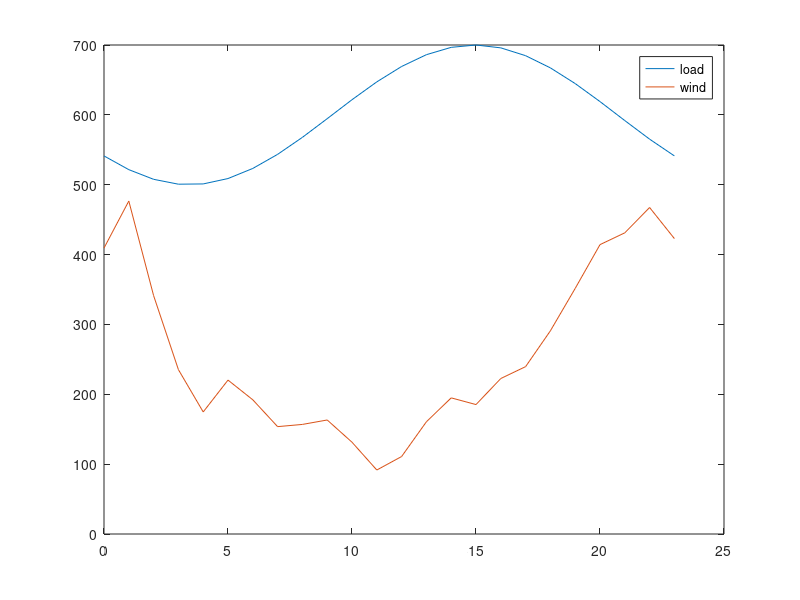

This figure's MATLAB source: (Note: this script raises an error after producing the figure.)
clear all

% Runs simulation for the lifetime of the battery

%% Tunables 

life=50400;
Endlife_cap = 0.5;
Starting_cap = 1;
Simu_interval = 720; % one month for degredation interval

ESCap = 20; % MW
ESallowed = 0.8;

k_dollar_coal = 2.37; % dollar/mmbtu, 2014: 2.37, 2017: 2.22
k_dollar_gas = 5.00; % dollar/mmbtu, 2014: 5.00, 2017: 3.67

%emissions factors
k_coal = 206*0.453592; % CO2 kg/mmbtu 
k_gas = 117*0.453592; % CO2 kg/mmbtu 
k_coal_nox = 0.227*0.453592;
k_gas_nox = 0.116*0.453592;
k_coal_so2 = 0.15713*0.453592;
k_gas_so2 = 0.001*0.453592;

k_co2=[k_coal,k_coal,k_gas,k_gas]; % for heavy coal
k_nox=[k_coal_nox,k_coal_nox,k_gas_nox,k_gas_nox]; % for heavy coal
k_so2=[k_coal_so2,k_coal_so2,k_gas_so2,k_gas_so2]; % for heavy coal

k_dollar=[k_dollar_coal,k_dollar_coal,k_dollar_gas,k_dollar_gas]; % for heavy coal

Flag_wind=2.9; % 0 for no renewables 1 for renewables
Flag_solar=0;
t_vec = [0:23]';
load_profile = 100*sin(linspace(-0.8*pi,1.2*pi,length(t_vec)))+600;

%wind bellow
wind = Flag_wind*[141.1454209 164.3588944 117.67492 81.14462355 60.24906746 75.97386229 66.24155752 53.00033944 54.0897504 56.28039471 45.30936663 31.58459838 38.24235306 55.3985323 67.19698144 63.89313544 76.75370188 82.61862694 100.3076893 121.2392963 142.839525 148.6643123 161.1639311 145.8123442]; % wind
%solar bellow
solar = Flag_solar*[0 0 0 0 0 0 0 0 2.761714555 187.1547077 307.7808614 260.2846929 282.7520984 260.9285882 373.699438 294.5867518 181.2343721 0 0 0 0 0 0 0];

wind_profile=(wind+solar);

figure
plot(t_vec,load_profile,t_vec,wind_profile);
legend('load','wind')
fname = 'C:/filepath';
saveas(gca, fullfile(fname,'load'),'fig');

%%
up_min_vec = [12,12,4,4];
down_min_vec = [12,12,4,4];

alpha_load = 0.03;
alpha_wind = 0.05;

mpc = loadcase('case_yl9bus');
baseMVA = mpc.baseMVA;

% Change line constraints
mpc.branch(:,6) = 1000*ones(size(mpc.branch,1),1);

% Change generator limits (ineq, linear)
mpc.gen(1:4,9:10) = [340,136;300,120;80,32;80,32];

%(rows, columns)

%% Calculating coal cost curves
coef_Hunter_3 = [0.0144,21.077,9080,117483];  % Input/output curve, y(1000 Btu/h), x(MW)
x_Hunter = (10:1:100)';
y_Hunter = polyval(coef_Hunter_3,x_Hunter);

coef_Hunter_2 = polyfit(x_Hunter,y_Hunter,2);
y_Hunter_fit = polyval(coef_Hunter_2,x_Hunter);

coef_Hunter_cost = coef_Hunter_2*k_dollar_coal*10^(-3);
cost_Hunter = polyval(coef_Hunter_cost,x_Hunter);

Hunter_max = 100;

g1_max=mpc.gen(1,9);
g2_max=mpc.gen(2,9);

g1_ratio=g1_max/Hunter_max;
g2_ratio=g2_max/Hunter_max;

g1_cost=[coef_Hunter_cost(1)/g1_ratio,coef_Hunter_cost(2),coef_Hunter_cost(3)*g1_ratio];
g2_cost=[coef_Hunter_cost(1)/g2_ratio,coef_Hunter_cost(2),coef_Hunter_cost(3)*g2_ratio];

%% Calculating gas cost curves
coef_Moss_3 = [-0.0013,2.955,6561.2,662025];  % Input/output curve, y(1000 Btu/h), x(MW)
x_Moss = (10:10:750)'; % MW
y_Moss = polyval(coef_Moss_3,x_Moss); % 1000 Btu/h

coef_Moss_2 = polyfit(x_Moss,y_Moss,2); %fits a polynomial line of 2 degrees (Ax^2+Bx+C)
y_Moss_fit = polyval(coef_Moss_2,x_Moss); %uses the two polynominal line to create a new line

coef_Moss_cost = coef_Moss_2*k_dollar_gas*10^(-3);
cost_Moss = polyval(coef_Moss_cost,x_Moss);

Moss_max = 750;

g3_max=mpc.gen(3,9);
g4_max=mpc.gen(4,9);

g3_ratio=g3_max/Moss_max;
g4_ratio=g4_max/Moss_max;

g3_cost = [coef_Moss_cost(1)/g3_ratio,coef_Moss_cost(2),coef_Moss_cost(3)*g3_ratio];
g4_cost = [coef_Moss_cost(1)/g4_ratio,coef_Moss_cost(2),coef_Moss_cost(3)*g4_ratio];

%%
mpc.gencost(1,5:7) = g1_cost; 
mpc.gencost(2,5:7) = g2_cost;
mpc.gencost(3,5:7) = g3_cost;
mpc.gencost(4,5:7) = g4_cost;

%%
% Change reserve cost
Rcost = [9;10;4;4;9;10;4;4]*baseMVA;

c_on = [5.61*mpc.gen(1,9)+7.5*mpc.gen(1,9)*k_dollar_coal;5.61*mpc.gen(2,9)+7.5*mpc.gen(2,9)*k_dollar_coal;
    3.99*mpc.gen(3,9)+3.67*mpc.gen(3,9)*k_dollar_gas;3.99*mpc.gen(4,9)+3.67*mpc.gen(4,9)*k_dollar_gas];
c_off = [5.61*mpc.gen(1,9);5.61*mpc.gen(2,9);3.99*mpc.gen(3,9);3.99*mpc.gen(4,9)];
c_rES = 0.1;

mileage = 7.364;
eff=0.9;
Rinc=0.04; 
EOL_eff=1-(1-eff)*(Rinc+1);
eff_loss=(eff-EOL_eff)/life*24*30; 

%% prepare

Current_cap = Starting_cap;
Current_t = 0;
tvec = [];
co2_vec = [];
so2_vec = [];
nox_vec = [];
cap_vec = [];
coal_vec=[];
gas_vec=[];
F_coal=[];
F_gas=[];
g1_nES=[];
g2_nES=[];
g3_nES=[];
g4_nES=[];
g1=[];
g2=[];
g3=[];
g4=[];
g1_vec=[];
g2_vec=[];
g3_vec=[];
g4_vec=[];
BaseLoad = 143+159+198; 

n_interval = length(t_vec);
n_generator = 4;
n_wind = 1;
n_reserve = 4;
n_ES = 1;
n_branch = 9;
n_bus = 9;

%% cost
cost_coef = mpc.gencost(1:4,5:7);
Q_gen = diag(cost_coef(:,1))*baseMVA^2; 
c_gen = cost_coef(:,2)*baseMVA;
c_gen_c = cost_coef(:,3);
c_reserve = Rcost(1:n_reserve)*2;

CrES = zeros(n_bus,1);
CrES(8,1) = 1; 

% power flow (eq, linear)
Bmatrix = zeros(n_bus,n_bus);
branch_info = mpc.branch;
for i = 1:n_branch
    ind_i = branch_info(i,1);
    ind_j = branch_info(i,2);
    bij = 1/branch_info(i,4);
    Bmatrix(ind_i,ind_j) = -bij;
    Bmatrix(ind_j,ind_i) = -bij;
end

Bmatrix = Bmatrix + diag(-sum(Bmatrix,2));

bus_info = mpc.bus;

Cg = zeros(n_bus,n_generator);
Cg(1,1) = 1;
Cg(2,2) = 1;
Cg(3,3) = 1;
Cg(6,4) = 1;

Cw = zeros(n_bus,n_wind);
Cw(8,1) = 1;

% generator limits (ineq, linear)
gen_limits = mpc.gen(1:4,9:10)/baseMVA;

% line constraints (ineq, linear)
Smax = mpc.branch(:,6)/baseMVA;

Bline = zeros(n_branch,n_branch);
for i = 1:n_branch
    ind_i = branch_info(i,1);
    ind_j = branch_info(i,2);
    bij = 1/branch_info(i,4);
    Bline(i,ind_i) = bij;
    Bline(i,ind_j) = -bij;
end

% prepare for cvx
Q_gen_cvx = [];
c_gen_cvx = [];
c_gen_c_cvx = [];
c_reserve_cvx = [];
c_on_cvx = [];
c_off_cvx = [];
c_rES_cvx = [];
Cg_cvx = [];
Cw_cvx = [];
CrES_cvx = [];
Bmatrix_cvx = [];
Sd_cvx = [];
gen_max_cvx = [];
gen_min_cvx = [];
wind_forecast_cvx = [];
Smax_cvx = [];
Bline_cvx = [];


for i = 1:n_interval 
    
    % Change loads
    loadamp = load_profile(i)/BaseLoad;
    mpc.bus(:,3:4) = loadamp*bus_info(:,3:4);
    Sd =mpc.bus(:,3)/baseMVA;
    
    % Change generator bounds
    wind_forecast = wind_profile(i);
    mpc.gen(5,9:10) = [wind_forecast,0]; % wind
    
    % Matrices
    Q_gen_cvx = blkdiag(Q_gen_cvx,Q_gen);
    c_gen_cvx = [c_gen_cvx;c_gen];
    c_gen_c_cvx = [c_gen_c_cvx;c_gen_c];
    c_reserve_cvx = [c_reserve_cvx;c_reserve];
    c_on_cvx = [c_on_cvx;c_on];
    c_off_cvx = [c_off_cvx;c_off];
    c_rES_cvx = [c_rES_cvx;c_rES];
    
    Cg_cvx = blkdiag(Cg_cvx,Cg);
    Cw_cvx = blkdiag(Cw_cvx,Cw);
    CrES_cvx = blkdiag(CrES_cvx,CrES);
    Bmatrix_cvx = blkdiag(Bmatrix_cvx,Bmatrix);
    Sd_cvx = [Sd_cvx;Sd];
    
    gen_max_cvx = [gen_max_cvx;gen_limits(:,1)];
    gen_min_cvx = [gen_min_cvx;gen_limits(:,2)];
    wind_forecast_cvx = [wind_forecast_cvx;wind_forecast];
    
    Smax_cvx = [Smax_cvx;Smax];
    Bline_cvx = blkdiag(Bline_cvx,Bline);
    
end

cvx_begin

variables p(n_generator*n_interval) pw(n_wind*n_interval) theta(n_bus*n_interval) r(n_reserve*n_interval)
variable u(n_generator*n_interval) binary
variable v(n_generator*n_interval) binary
variable w(n_generator*n_interval) binary

minimize (quad_form(p,Q_gen_cvx) + c_gen_cvx'*p + c_reserve_cvx'*r + c_on_cvx'*v + c_off_cvx'*w + c_gen_c_cvx'*u)

subject to
-Cg_cvx*p - Cw_cvx*pw + Bmatrix_cvx*theta + Sd_cvx == 0
p + r <= gen_max_cvx.*u
p - r >= gen_min_cvx.*u
0 <= pw <= wind_forecast_cvx/baseMVA

for i = 1:n_interval
    theta_i = theta((i-1)*n_bus+1:i*n_bus);
    u_i = u((i-1)*n_generator+1:i*n_generator);
    -Smax <= Bline*theta((i-1)*n_bus+1:i*n_bus) <= Smax
    
    theta((i-1)*n_bus+1) == 0
    r_i = r((i-1)*n_reserve+1:i*n_reserve);
    r_demand_i = alpha_wind*pw(i)+alpha_load*load_profile(i)/baseMVA;
    sum(r_i) >= r_demand_i
end

r >= 0

u_0_length = max(max(up_min_vec),max(down_min_vec))+1;
u_0 = ones(n_generator*u_0_length,1); 
u_extend = [u_0;u];

for k = 1:n_generator
    up_min = up_min_vec(k);
    down_min = down_min_vec(k);
    for i = 2:(n_interval+u_0_length)
        u_i = u_extend((i-1)*n_generator+k);
        u_iminus = u_extend((i-2)*n_generator+k);
        if (n_interval+u_0_length-i) >= down_min
            for j = 1:down_min-1
                u_j = u_extend((i-1+j)*n_generator+k);
                u_iminus - u_i + u_j <= 1
            end
        else
            for j = 1:(n_interval+u_0_length-i)
                u_j = u_extend((i-1+j)*n_generator+k);
                u_iminus - u_i + u_j <= 1
            end
        end
        if (n_interval+u_0_length-i) >= up_min
            for j = 1:up_min-1
                u_j = u_extend((i-1+j)*n_generator+k);
                -u_iminus + u_i - u_j <= 0
            end
        else
            for j = 1:(n_interval+u_0_length-i)
                u_j = u_extend((i-1+j)*n_generator+k);
                -u_iminus + u_i - u_j <= 0
            end
        end
    end
end

for i = 1:n_interval
    u_i = u((i-1)*n_generator+1:i*n_generator);
    if i == 1
        u_iminus = u_0(end-3:end);
    else
        u_iminus = u((i-2)*n_generator+1:(i-1)*n_generator);
    end
    v_i = v((i-1)*n_generator+1:i*n_generator);
    w_i = w((i-1)*n_generator+1:i*n_generator);
    -u_iminus + u_i - v_i <= 0
    u_iminus - u_i - w_i <= 0
end

cvx_end

p_noES = p;
pw_noES = pw;
r_noES = r;
u_noES = u;
v_noES = v;
w_noES = w;

d=1;

while Current_cap > Endlife_cap
    
    Current_t;
    
    if (Current_t) == 0
        Current_cap;
    else
        Current_cap = Starting_cap-(1-f_BatteryDegrade_Xu(Current_t))
    end
    tvec = [tvec;Current_t];
    cap_vec = [cap_vec;Current_cap];
    Current_t = Current_t + Simu_interval %simulation interval needs to be converted from hours to days
    
    ESavailable = ESCap*Current_cap*ESallowed/2; %%% this should just be ESCap
    maxES = ESavailable/baseMVA;
    
    
    %%
    
    clearvars p pw theta r u v w
    
    cvx_begin
    
    variables p(n_generator*n_interval) pw(n_wind*n_interval) theta(n_bus*n_interval) r(n_reserve*n_interval) rES(n_ES*n_interval)
    variable u(n_generator*n_interval) binary
    variable v(n_generator*n_interval) binary
    variable w(n_generator*n_interval) binary
    
    minimize (quad_form(p,Q_gen_cvx) + c_gen_cvx'*p + c_reserve_cvx'*r + c_on_cvx'*v + c_off_cvx'*w + c_rES_cvx'*rES + c_gen_c_cvx'*u)
    
    beta = mileage/24*(1-eff);
    eff=eff-eff_loss;
    
    subject to
    -Cg_cvx*p - Cw_cvx*pw + Bmatrix_cvx*theta + Sd_cvx + CrES_cvx*rES*beta == 0
    p + r <= gen_max_cvx.*u
    p - r >= gen_min_cvx.*u
    0 <= pw <= wind_forecast_cvx/baseMVA
    
    for i = 1:n_interval
        theta_i = theta((i-1)*n_bus+1:i*n_bus);
        u_i = u((i-1)*n_generator+1:i*n_generator);
        -Smax <= Bline*theta((i-1)*n_bus+1:i*n_bus) <= Smax
        
        theta((i-1)*n_bus+1) == 0
        r_i = r((i-1)*n_reserve+1:i*n_reserve);
        rES_i = rES((i-1)*n_ES+1:i*n_ES);
        r_demand_i = alpha_wind*pw(i)+alpha_load*load_profile(i)/baseMVA;
        sum(r_i) + sum(rES_i) >= r_demand_i
    end
    
    r >= 0
    0 <= rES <= maxES
    
    u_0_length = max(max(up_min_vec),max(down_min_vec))+1;
    u_0 = ones(n_generator*u_0_length,1); 
    u_extend = [u_0;u];
    for k = 1:n_generator
        up_min = up_min_vec(k);
        down_min = down_min_vec(k);
        for i = 2:(n_interval+u_0_length)
            u_i = u_extend((i-1)*n_generator+k);
            u_iminus = u_extend((i-2)*n_generator+k);
            if (n_interval+u_0_length-i) >= down_min
                for j = 1:down_min-1
                    u_j = u_extend((i-1+j)*n_generator+k);
                    u_iminus - u_i + u_j <= 1
                end
            else
                for j = 1:(n_interval+u_0_length-i)
                    u_j = u_extend((i-1+j)*n_generator+k);
                    u_iminus - u_i + u_j <= 1;
                end
            end
            if (n_interval+u_0_length-i) >= up_min
                for j = 1:up_min-1
                    u_j = u_extend((i-1+j)*n_generator+k);
                    -u_iminus + u_i - u_j <= 0
                end
            else
                for j = 1:(n_interval+u_0_length-i)
                    u_j = u_extend((i-1+j)*n_generator+k);
                    -u_iminus + u_i - u_j <= 0
                end
            end
        end
    end
    
    for i = 1:n_interval
        u_i = u((i-1)*n_generator+1:i*n_generator);
        if i == 1
            u_iminus = u_0(end-3:end);
        else
            u_iminus = u((i-2)*n_generator+1:(i-1)*n_generator);
        end
        v_i = v((i-1)*n_generator+1:i*n_generator);
        w_i = w((i-1)*n_generator+1:i*n_generator);
        -u_iminus + u_i - v_i <= 0
        u_iminus - u_i - w_i <= 0
    end
    
    cvx_end
    
    
    for i = 1:n_interval
        
        p_i = p_noES((i-1)*n_generator+1:i*n_generator);%generation
        p1_noES(i,1) = p_i(1);
        p2_noES(i,1) = p_i(2);
        p3_noES(i,1) = p_i(3);
        p4_noES(i,1) = p_i(4);
        
        u_i = u_noES((i-1)*n_generator+1:i*n_generator);
        u1_noES(i,1) = u_i(1);
        u2_noES(i,1) = u_i(2);
        u3_noES(i,1) = u_i(3);
        u4_noES(i,1) = u_i(4);
        
        r_i = r_noES((i-1)*n_generator+1:i*n_generator);%reserves
        r1_noES(i,1) = r_i(1);
        r2_noES(i,1) = r_i(2);
        r3_noES(i,1) = r_i(3);
        r4_noES(i,1) = r_i(4);
        
    end
    
    for i = 1:n_interval
        
        p_i = p((i-1)*n_generator+1:i*n_generator);
        p1(i,1) = p_i(1);
        p2(i,1) = p_i(2);
        p3(i,1) = p_i(3);
        p4(i,1) = p_i(4);
        
        u_i = u((i-1)*n_generator+1:i*n_generator);
        u1(i,1) = u_i(1);
        u2(i,1) = u_i(2);
        u3(i,1) = u_i(3);
        u4(i,1) = u_i(4);
        
        r_i = r((i-1)*n_generator+1:i*n_generator);
        r1(i,1) = r_i(1);
        r2(i,1) = r_i(2);
        r3(i,1) = r_i(3);
        r4(i,1) = r_i(4);
        
    end
    
    if (Current_t)==720
    figure 
    subplot(3,2,1)
    plot(t_vec,p1_noES*baseMVA,'-o',t_vec,p1*baseMVA,'--x','MarkerSize',3)
    hline = refline([0 136]);
    hline.Color='k';
    hline.LineStyle='--';
    hline = refline([0 340]);
    hline.Color='k';
    hline.LineStyle='--';
    legend('w/o ES','w ES','Location','northoutside','Orientation','Horizontal')
    xlim([0,23])

    ylabel('G1 MW (Coal)')
    subplot(3,2,2)
    plot(t_vec,p2_noES*baseMVA,'-o',t_vec,p2*baseMVA,'--x','MarkerSize',3)
    hline = refline([0 120]);
    hline.LineStyle='--';
    hline.Color='k';
    hline = refline([0 300]);
    hline.LineStyle='--';
    hline.Color='k';
    xlim([0,23])

    ylabel('G2 MW (Coal)')
    subplot(3,2,3)
    plot(t_vec,p3_noES*baseMVA,'-o',t_vec,p3*baseMVA,'--x','MarkerSize',3)
    hline = refline([0 80]);
    hline.LineStyle='--';
    hline.Color='k';
    hline = refline([0 32]);
    hline.LineStyle='--';
    hline.Color='k';
    xlim([0,23])

    ylabel('G3 MW (NG)')
    subplot(3,2,4)
    plot(t_vec,p4_noES*baseMVA,'-o',t_vec,p4*baseMVA,'--x','MarkerSize',3)
    hline = refline([0 80]);
    hline.LineStyle='--';
    hline.Color='k';
    hline = refline([0 32]);
    hline.LineStyle='--';
    hline.Color='k';
    xlim([0,23])

    ylabel('G4 MW (NG)')
    subplot(3,2,5)
    plot(t_vec,pw_noES*baseMVA,'-o',t_vec,pw*baseMVA,'--x','MarkerSize',3)
    xlim([0,23])

    ylabel('Renewable MW')
    xlabel('Hours')
    saveas(gca, fullfile(fname,'Dispatch_Init'),'fig');

    figure %7
    subplot(3,2,1)
    plot(t_vec,r1_noES*baseMVA,'-o',t_vec,r1*baseMVA,'--x','MarkerSize',3)
    legend('w/o ES','w ES','Location','northoutside','Orientation','Horizontal')
    title('Reserve dispatch (MW)')
    xlim([0,23])

    ylabel('G1 MW (Coal)')
    subplot(3,2,2)
    plot(t_vec,r2_noES*baseMVA,'-o',t_vec,r2*baseMVA,'--x','MarkerSize',3)
    xlim([0,23])

    ylabel('G2 MW (Coal)')
    subplot(3,2,3)
    plot(t_vec,r3_noES*baseMVA,'-o',t_vec,r3*baseMVA,'--x','MarkerSize',3)
    xlim([0,23])

    ylabel('G3 MW (NG)')
    subplot(3,2,4)
    plot(t_vec,r4_noES*baseMVA,'-o',t_vec,r4*baseMVA,'--x','MarkerSize',3)
    xlim([0,23])

    ylabel('G4 MW (NG)')
    subplot(3,2,5)
    plot(t_vec,zeros(length(t_vec),1),'-o',t_vec,rES*baseMVA,'--x','MarkerSize',3)
    xlim([0,23])

    ylabel('Battery MW')
    xlabel('Hours')
    saveas(gca, fullfile(fname,'Reserve_Init'),'fig');
    end
    
    co2_total_noES = [];
    so2_total_noES = [];
    nox_total_noES = [];
    cost_p_noES = [];
    cost_r_noES = [];
    cost_total_noES = [];
    gen1=[];
    gen2=[];
    gen3=[];
    gen4=[];
    gen1_noES=[];
    gen2_noES=[];
    gen3_noES=[];
    gen4_noES=[];
    Fuel_coal_noES = [];
    Fuel_gas_noES = [];
    
    for i = 1:length(t_vec)
        
        p_1 = p1_noES(i)*baseMVA;
        p_2 = p2_noES(i)*baseMVA;
        p_3 = p3_noES(i)*baseMVA;
        p_4 = p4_noES(i)*baseMVA;
        
        gen1_nES(i)=p_1;
        gen2_nES(i)=p_2;
        gen3_nES(i)=p_3;
        gen4_nES(i)=p_4;
                
        cost_1 = polyval(mpc.gencost(1,5:7),p_1);
        cost_2 = polyval(mpc.gencost(2,5:7),p_2);
        cost_3 = polyval(mpc.gencost(3,5:7),p_3);
        cost_4 = polyval(mpc.gencost(4,5:7),p_4);
        
        cost_p_noES(i,1) = cost_1 + cost_2 + cost_3 + cost_4;
        
        r_i = r_noES((i-1)*n_reserve+1:i*n_reserve);
        cost_r_noES(i,1) = c_reserve'*r_i;
        
        cost_total_noES(i,1) = cost_p_noES(i,1) + cost_r_noES(i,1);
        
        Fuel1 = cost_1/k_dollar(1,1); %MMBtu
        Fuel2 = cost_2/k_dollar(1,2);
        Fuel3 = cost_3/k_dollar(1,3);
        Fuel4 = cost_4/k_dollar(1,4);
        
        co2_1 = cost_1/k_dollar(1,1)*k_co2(1,1);
        co2_2 = cost_2/k_dollar(1,2)*k_co2(1,2);
        co2_3 = cost_3/k_dollar(1,3)*k_co2(1,3);
        co2_4 = cost_4/k_dollar(1,4)*k_co2(1,4);
        
        so2_1 = cost_1/k_dollar(1,1)*k_so2(1,1);
        so2_2 = cost_2/k_dollar(1,2)*k_so2(1,2);
        so2_3 = cost_3/k_dollar(1,3)*k_so2(1,3);
        so2_4 = cost_4/k_dollar(1,4)*k_so2(1,4);
        
        nox_1 = cost_1/k_dollar(1,1)*k_nox(1,1);
        nox_2 = cost_2/k_dollar(1,2)*k_nox(1,2);
        nox_3 = cost_3/k_dollar(1,3)*k_nox(1,3);
        nox_4 = cost_4/k_dollar(1,4)*k_nox(1,4);
        
        if (p_1<1)
            Fuel1=0;
            co2_1=0;
            so2_1=0;
            nox_1=0;
        end
        if (p_2<1)
            Fuel2=0;
            co2_2=0;
            so2_2=0;
            nox_2=0;
        end
        if (p_3<1)
            Fuel3=0;
            co2_3=0;
            so2_3=0;
            nox_3=0;
        end
        if (p_4<1)
            Fuel4=0;
            co2_4=0;
            so2_4=0;
            nox_4=0;
        end
        
        co2_p = co2_1+co2_2+co2_3+co2_4;
        so2_p = so2_1+so2_2+so2_3+so2_4;
        nox_p = nox_1+nox_2+nox_3+nox_4;
        
        coal_p = Fuel1+Fuel2;
        gas_p = Fuel3 + Fuel4;
        
        co2_total_noES(i,1) = co2_p; %represents a day's worth of emissions
        so2_total_noES(i,1) = so2_p; %represents a day's worth of emissions
        nox_total_noES(i,1) = nox_p; %represents a day's worth of emissions
        Fuel_coal_noES(i,1) = coal_p;
        Fuel_gas_noES(i,1) = gas_p;
        Fuel_G1_noES(i,1) = Fuel1;
        Fuel_G2_noES(i,1) = Fuel2;
        Fuel_G3_noES(i,1) = Fuel3;
        Fuel_G4_noES(i,1) = Fuel4;
    end
    
    g1_nES(d)=sum(gen1_nES);
    g2_nES(d)=sum(gen2_nES);
    g3_nES(d)=sum(gen3_nES);
    g4_nES(d)=sum(gen4_nES);
    f1_nES(d)=sum(Fuel_G1_noES);
    f2_nES(d)=sum(Fuel_G2_noES);
    f3_nES(d)=sum(Fuel_G3_noES);
    f4_nES(d)=sum(Fuel_G4_noES);
    
    co2_total = [];
    so2_total = [];
    nox_total = [];
    cost_p = [];
    cost_r = [];
    cost_total = [];
    Fuel_coal = [];
    Fuel_gas = [];

    
    for i = 1:length(t_vec)
        
        p_1 = p1(i)*baseMVA;
        p_2 = p2(i)*baseMVA;
        p_3 = p3(i)*baseMVA;
        p_4 = p4(i)*baseMVA;
        
        gen1(i)=p_1;
        gen2(i)=p_2;
        gen3(i)=p_3;
        gen4(i)=p_4;
        
        cost_1 = polyval(mpc.gencost(1,5:7),p_1);
        cost_2 = polyval(mpc.gencost(2,5:7),p_2);
        cost_3 = polyval(mpc.gencost(3,5:7),p_3);
        cost_4 = polyval(mpc.gencost(4,5:7),p_4);
        
        cost_p(i,1) = cost_1 + cost_2 + cost_3 + cost_4;
        
        r_i = r((i-1)*n_reserve+1:i*n_reserve);
        cost_r(i,1) = c_reserve'*r_i;
        
        cost_total(i,1) = cost_p(i,1) + cost_r(i,1);
        
        co2_1 = cost_1/k_dollar(1,1)*k_co2(1,1);
        co2_2 = cost_2/k_dollar(1,2)*k_co2(1,2);
        co2_3 = cost_3/k_dollar(1,3)*k_co2(1,3);
        co2_4 = cost_4/k_dollar(1,4)*k_co2(1,4);
        
        so2_1 = cost_1/k_dollar(1,1)*k_so2(1,1);
        so2_2 = cost_2/k_dollar(1,2)*k_so2(1,2);
        so2_3 = cost_3/k_dollar(1,3)*k_so2(1,3);
        so2_4 = cost_4/k_dollar(1,4)*k_so2(1,4);
        
        nox_1 = cost_1/k_dollar(1,1)*k_nox(1,1);
        nox_2 = cost_2/k_dollar(1,2)*k_nox(1,2);
        nox_3 = cost_3/k_dollar(1,3)*k_nox(1,3);
        nox_4 = cost_4/k_dollar(1,4)*k_nox(1,4);
        
        Fuel1 = cost_1/k_dollar(1,1); %MMBtu
        Fuel2 = cost_2/k_dollar(1,2);
        Fuel3 = cost_3/k_dollar(1,3);
        Fuel4 = cost_4/k_dollar(1,4);
        
        if (p_1<1)
            Fuel1=0;
            co2_1=0;
            so2_1=0;
            nox_1=0;
        end
        if (p_2<1)
            Fuel2=0;
            co2_2=0;
            so2_2=0;
            nox_2=0;
        end
        if (p_3<1)
            Fuel3=0;
            co2_3=0;
            so2_3=0;
            nox_3=0;
        end
        if (p_4<1)
            Fuel4=0;
            co2_4=0;
            so2_4=0;
            nox_4=0;
        end
        
        co2_p = co2_1+co2_2+co2_3+co2_4;
        so2_p = so2_1+so2_2+so2_3+so2_4;
        nox_p = nox_1+nox_2+nox_3+nox_4;
        
        coal_p = Fuel1+Fuel2;
        gas_p = Fuel3 + Fuel4; 

        co2_total(i,1) = co2_p;
        so2_total(i,1) = so2_p;
        nox_total(i,1) = nox_p;
        Fuel_coal(i,1) = coal_p;
        Fuel_gas(i,1) = gas_p;
        Fuel_G1(i,1) = Fuel1;
        Fuel_G2(i,1) = Fuel2;
        Fuel_G3(i,1) = Fuel3;
        Fuel_G4(i,1) = Fuel4;
        

    end
    
    g1(d)=sum(gen1);
    g2(d)=sum(gen2);
    g3(d)=sum(gen3);
    g4(d)=sum(gen4);
    f1(d)=sum(Fuel_G1);
    f2(d)=sum(Fuel_G2);
    f3(d)=sum(Fuel_G3);
    f4(d)=sum(Fuel_G4);
    d=d+1;
    
    F_coal_delta = sum(Fuel_coal)-sum(Fuel_coal_noES); %total for one day in each month
    F_gas_delta = sum(Fuel_gas)-sum(Fuel_gas_noES); %total for one day in each month
    co2_delta = sum(co2_total) - sum(co2_total_noES);
    so2_delta = sum(so2_total) - sum(so2_total_noES);
    nox_delta = sum(nox_total) - sum(nox_total_noES);
    g1_delta=sum(g1)-sum(g1_nES);
    g2_delta=sum(g2)-sum(g2_nES);
    g3_delta=sum(g3)-sum(g3_nES);
    g4_delta = sum(g4)-sum(g4_nES);
    
    coal_vec = [coal_vec;F_coal_delta];
    gas_vec = [gas_vec;F_gas_delta];
    co2_vec = [co2_vec;co2_delta];
    so2_vec = [so2_vec;so2_delta];
    nox_vec = [nox_vec;nox_delta];% positive if ES increased emissions
    g1_vec = [g1_vec;g1_delta];
    g2_vec = [g2_vec;g2_delta];
    g3_vec = [g3_vec;g3_delta];
    g4_vec = [g4_vec;g4_delta];
 
    curt_ES = sum(pw*baseMVA)/sum(wind_profile)
    curt_noES = sum(pw_noES*baseMVA)/sum(wind_profile)

    if (Current_t)==720
    figure 
    subplot(2,2,1)
    plot(t_vec,Fuel_G1_noES,'-o',t_vec,Fuel_G1,'--x','MarkerSize',3)
    legend('w/o ES','w ES','Location','northoutside','Orientation','Horizontal')
    title('Fuel (MMBtu)')
    xlim([0,23])
    ylabel('G1 MMBtu (Coal)')
    
    subplot(2,2,2)
    plot(t_vec,Fuel_G2_noES,'-o',t_vec,Fuel_G2,'--x','MarkerSize',3)
    xlim([0,23])
    ylabel('G2 MMBtu (Coal)')
    
    subplot(2,2,3)
    plot(t_vec,Fuel_G3_noES,'-o',t_vec,Fuel_G3,'--x','MarkerSize',3)
    xlim([0,23])
    ylabel('G3 MMBtu (NG)')
    
    subplot(2,2,4)
    plot(t_vec,Fuel_G4_noES,'-o',t_vec,Fuel_G4,'--x','MarkerSize',3)
    xlim([0,23])
    ylabel('G4 MMBtu (NG)')
    saveas(gca, fullfile(fname,'Fuel_Init'),'fig');
    end
end
%%

    figure 
    subplot(3,2,1)
    plot(t_vec,p1_noES*baseMVA,'-o',t_vec,p1*baseMVA,'--x','MarkerSize',3)
    legend('w/o ES','w ES','Location','northoutside','Orientation','Horizontal')
    title('Generator dispatch (MW)')
    hline = refline([0 136]);
    hline.Color='k';
    hline.LineStyle='--';
    hline = refline([0 340]);
    hline.Color='k';
    hline.LineStyle='--';
    xlim([0,23])
    ylabel('G1 MW (Coal)')
    
    subplot(3,2,2)
    plot(t_vec,p2_noES*baseMVA,'-o',t_vec,p2*baseMVA,'--x','MarkerSize',3)
    xlim([0,23])
    hline = refline([0 120]);
    hline.LineStyle='--';
    hline.Color='k';
    hline = refline([0 300]);
    hline.LineStyle='--';
    hline.Color='k';
    ylabel('G2 MW (Coal)')
    
    subplot(3,2,3)
    plot(t_vec,p3_noES*baseMVA,'-o',t_vec,p3*baseMVA,'--x','MarkerSize',3)
    xlim([0,23])
    hline = refline([0 80]);
    hline.LineStyle='--';
    hline.Color='k';
    hline = refline([0 32]);
    hline.LineStyle='--';
    hline.Color='k';
    ylabel('G3 MW (NG)')
    xlabel('Hours')
    
    subplot(3,2,4)
    plot(t_vec,p4_noES*baseMVA,'-o',t_vec,p4*baseMVA,'--x','MarkerSize',3)
    hline = refline([0 80]);
    hline.LineStyle='--';
    hline.Color='k';
    hline = refline([0 32]);
    hline.LineStyle='--';
    hline.Color='k';
    xlim([0,23])
    ylabel('G4 MW (NG)')
    xlabel('Hours')
    
    subplot(3,2,5)
    plot(t_vec,pw_noES*baseMVA,'-o',t_vec,pw*baseMVA,'--x','MarkerSize',3)
    xlim([0,23])
    ylabel('Renewable MW')
    xlabel('Hours')
    saveas(gca, fullfile(fname,'Dispatch_Final'),'fig');
   
 
    figure
    subplot(3,2,1)
    plot(t_vec,r1_noES*baseMVA,'-o',t_vec,r1*baseMVA,'--x','MarkerSize',3)
    legend('w/o ES','w ES','Location','northoutside','Orientation','Horizontal')
    title('Reserve dispatch (MW)')
    xlim([0,23])
    ylabel('G1 MW (Coal)')
    
    subplot(3,2,2)
    plot(t_vec,r2_noES*baseMVA,'-o',t_vec,r2*baseMVA,'--x','MarkerSize',3)
    xlim([0,23])
    ylabel('G2 MW (Coal)')
    
    subplot(3,2,3)
    plot(t_vec,r3_noES*baseMVA,'-o',t_vec,r3*baseMVA,'--x','MarkerSize',3)
    xlim([0,23])
    ylabel('G3 MW (NG)')
    
    subplot(3,2,4)
    plot(t_vec,r4_noES*baseMVA,'-o',t_vec,r4*baseMVA,'--x','MarkerSize',3)
    xlim([0,23])
    ylabel('G4 MW (NG)')
    
    subplot(3,2,5)
    plot(t_vec,zeros(length(t_vec),1),'-o',t_vec,rES*baseMVA,'--x','MarkerSize',3)
    xlim([0,23])
    ylabel('Battery MW')
    xlabel('Hours')
    saveas(gca, fullfile(fname,'Reserves_Final'),'fig');

total_co2 = sum(30*co2_vec)
total_so2 = sum(30*so2_vec)
total_nox = sum(30*nox_vec)
total_coal = sum(30*coal_vec)
total_gas = sum(30*gas_vec)
total_coal_MW=30*(sum(g1_vec)+sum(g2_vec))
total_gas_MW=30*(sum(g3_vec)+sum(g4_vec))

label={'Curt_Coal_W'};
impacts(1,:)=[total_co2,total_so2,total_nox,total_gas,total_coal,total_gas_MW,total_coal_MW];
xlswrite('impacts_Xu.xlsx',label,1,'A30')
xlswrite('impacts_Xu.xlsx',impacts,1,'B30')

%%
figure
plot(tvec,co2_vec,'-o','MarkerSize',4) % tvec is in hours not days
xlabel('Hours')
ylabel('CO_2 (kg)')
saveas(gca, fullfile(fname,'CO2'),'fig');

figure
plot(tvec,coal_vec,'-o',tvec,gas_vec,'-o','MarkerSize',4) % tvec is in hours not days
xlabel('Hours')
ylabel('Fuel (mmBtu)')
legend('Coal','Gas')
saveas(gca, fullfile(fname,'Fuel'),'fig');

figure
plot(tvec/24/30,g1,'-o',tvec/24/30,g2,'-o',tvec/24/30,g3,'-o',tvec/24/30,g4,'-o','MarkerSize',4)
legend('g1','g2','g3','g4')
xlabel('Months')
ylabel('Generation (MWh)')
saveas(gca, fullfile(fname,'Gen_ES'),'fig');

figure
plot(tvec/24/30,g1_nES,'-o',tvec/24/30,g2_nES,'-o',tvec/24/30,g3_nES,'-o',tvec/24/30,g4_nES,'-o','MarkerSize',4)
legend('g1_nES','g2_nES','g3_nES','g4_nES')
xlabel('Months')
ylabel('Generation (MWh)')
saveas(gca, fullfile(fname,'Gen_noES'),'fig');
